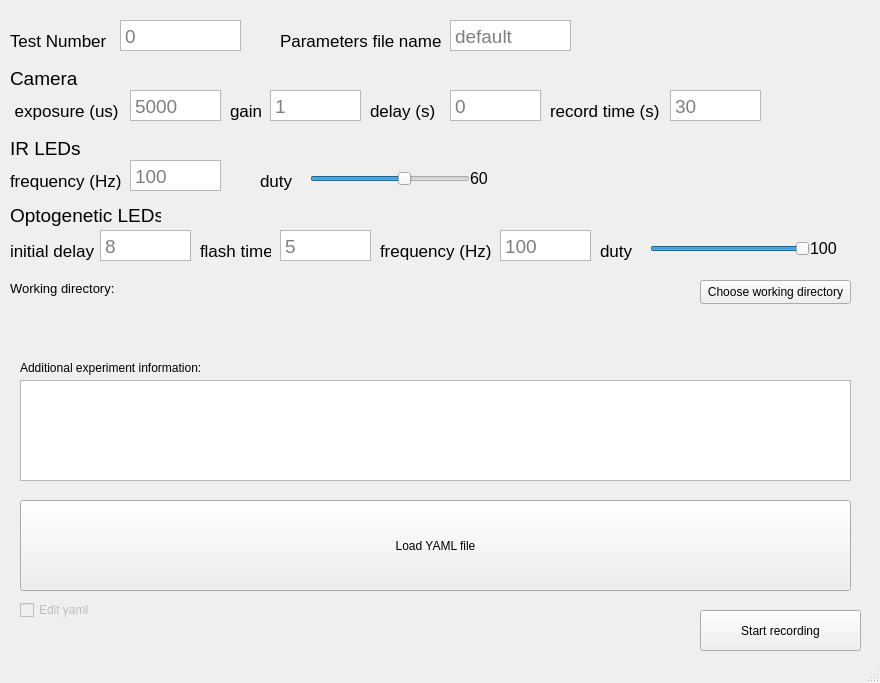
<?xml version="1.0" encoding="UTF-8"?>
<ui version="4.0">
 <class>MainWindow</class>
 <widget class="QMainWindow" name="MainWindow">
  <property name="geometry">
   <rect>
    <x>0</x>
    <y>0</y>
    <width>880</width>
    <height>683</height>
   </rect>
  </property>
  <property name="windowTitle">
   <string>MainWindow</string>
  </property>
  <widget class="QWidget" name="centralwidget">
   <widget class="QLabel" name="label">
    <property name="geometry">
     <rect>
      <x>10</x>
      <y>30</y>
      <width>111</width>
      <height>21</height>
     </rect>
    </property>
    <property name="font">
     <font>
      <pointsize>13</pointsize>
     </font>
    </property>
    <property name="text">
     <string>Test Number</string>
    </property>
   </widget>
   <widget class="QTextEdit" name="test_num">
    <property name="geometry">
     <rect>
      <x>120</x>
      <y>20</y>
      <width>121</width>
      <height>31</height>
     </rect>
    </property>
    <property name="font">
     <font>
      <pointsize>14</pointsize>
     </font>
    </property>
    <property name="mouseTracking">
     <bool>false</bool>
    </property>
    <property name="contextMenuPolicy">
     <enum>Qt::ContextMenuPolicy::NoContextMenu</enum>
    </property>
    <property name="acceptDrops">
     <bool>true</bool>
    </property>
    <property name="verticalScrollBarPolicy">
     <enum>Qt::ScrollBarPolicy::ScrollBarAlwaysOff</enum>
    </property>
    <property name="placeholderText">
     <string>0</string>
    </property>
   </widget>
   <widget class="QTextEdit" name="exposure">
    <property name="geometry">
     <rect>
      <x>130</x>
      <y>90</y>
      <width>91</width>
      <height>31</height>
     </rect>
    </property>
    <property name="font">
     <font>
      <pointsize>14</pointsize>
     </font>
    </property>
    <property name="mouseTracking">
     <bool>false</bool>
    </property>
    <property name="acceptDrops">
     <bool>true</bool>
    </property>
    <property name="verticalScrollBarPolicy">
     <enum>Qt::ScrollBarPolicy::ScrollBarAlwaysOff</enum>
    </property>
    <property name="placeholderText">
     <string>5000</string>
    </property>
   </widget>
   <widget class="QLabel" name="label_2">
    <property name="geometry">
     <rect>
      <x>10</x>
      <y>100</y>
      <width>111</width>
      <height>21</height>
     </rect>
    </property>
    <property name="font">
     <font>
      <pointsize>13</pointsize>
     </font>
    </property>
    <property name="text">
     <string> exposure (us)</string>
    </property>
   </widget>
   <widget class="QWidget" name="yaml_input" native="true">
    <property name="geometry">
     <rect>
      <x>20</x>
      <y>500</y>
      <width>831</width>
      <height>101</height>
     </rect>
    </property>
    <widget class="QPushButton" name="yaml_button">
     <property name="geometry">
      <rect>
       <x>0</x>
       <y>0</y>
       <width>831</width>
       <height>91</height>
      </rect>
     </property>
     <property name="text">
      <string>Load YAML file</string>
     </property>
    </widget>
   </widget>
   <widget class="QLabel" name="label_3">
    <property name="geometry">
     <rect>
      <x>10</x>
      <y>70</y>
      <width>81</width>
      <height>16</height>
     </rect>
    </property>
    <property name="font">
     <font>
      <pointsize>14</pointsize>
     </font>
    </property>
    <property name="text">
     <string>Camera</string>
    </property>
   </widget>
   <widget class="QLabel" name="label_4">
    <property name="geometry">
     <rect>
      <x>230</x>
      <y>100</y>
      <width>41</width>
      <height>21</height>
     </rect>
    </property>
    <property name="font">
     <font>
      <pointsize>13</pointsize>
     </font>
    </property>
    <property name="text">
     <string>gain</string>
    </property>
   </widget>
   <widget class="QLabel" name="label_5">
    <property name="geometry">
     <rect>
      <x>370</x>
      <y>100</y>
      <width>71</width>
      <height>21</height>
     </rect>
    </property>
    <property name="font">
     <font>
      <pointsize>13</pointsize>
     </font>
    </property>
    <property name="text">
     <string>delay (s)</string>
    </property>
   </widget>
   <widget class="QLabel" name="label_6">
    <property name="geometry">
     <rect>
      <x>550</x>
      <y>100</y>
      <width>111</width>
      <height>21</height>
     </rect>
    </property>
    <property name="font">
     <font>
      <pointsize>13</pointsize>
     </font>
    </property>
    <property name="text">
     <string>record time (s)</string>
    </property>
   </widget>
   <widget class="QTextEdit" name="gain">
    <property name="geometry">
     <rect>
      <x>270</x>
      <y>90</y>
      <width>91</width>
      <height>31</height>
     </rect>
    </property>
    <property name="font">
     <font>
      <pointsize>14</pointsize>
     </font>
    </property>
    <property name="mouseTracking">
     <bool>false</bool>
    </property>
    <property name="acceptDrops">
     <bool>true</bool>
    </property>
    <property name="verticalScrollBarPolicy">
     <enum>Qt::ScrollBarPolicy::ScrollBarAlwaysOff</enum>
    </property>
    <property name="placeholderText">
     <string>1</string>
    </property>
   </widget>
   <widget class="QTextEdit" name="camera_delay">
    <property name="geometry">
     <rect>
      <x>450</x>
      <y>90</y>
      <width>91</width>
      <height>31</height>
     </rect>
    </property>
    <property name="font">
     <font>
      <pointsize>14</pointsize>
     </font>
    </property>
    <property name="mouseTracking">
     <bool>false</bool>
    </property>
    <property name="acceptDrops">
     <bool>true</bool>
    </property>
    <property name="verticalScrollBarPolicy">
     <enum>Qt::ScrollBarPolicy::ScrollBarAlwaysOff</enum>
    </property>
    <property name="placeholderText">
     <string>0</string>
    </property>
   </widget>
   <widget class="QTextEdit" name="record_time">
    <property name="geometry">
     <rect>
      <x>670</x>
      <y>90</y>
      <width>91</width>
      <height>31</height>
     </rect>
    </property>
    <property name="font">
     <font>
      <pointsize>14</pointsize>
     </font>
    </property>
    <property name="mouseTracking">
     <bool>false</bool>
    </property>
    <property name="acceptDrops">
     <bool>true</bool>
    </property>
    <property name="verticalScrollBarPolicy">
     <enum>Qt::ScrollBarPolicy::ScrollBarAlwaysOff</enum>
    </property>
    <property name="placeholderText">
     <string>30</string>
    </property>
   </widget>
   <widget class="QLabel" name="label_7">
    <property name="geometry">
     <rect>
      <x>10</x>
      <y>140</y>
      <width>81</width>
      <height>16</height>
     </rect>
    </property>
    <property name="font">
     <font>
      <pointsize>14</pointsize>
     </font>
    </property>
    <property name="text">
     <string>IR LEDs </string>
    </property>
   </widget>
   <widget class="QLabel" name="label_8">
    <property name="geometry">
     <rect>
      <x>260</x>
      <y>170</y>
      <width>41</width>
      <height>21</height>
     </rect>
    </property>
    <property name="font">
     <font>
      <pointsize>13</pointsize>
     </font>
    </property>
    <property name="text">
     <string>duty</string>
    </property>
   </widget>
   <widget class="QTextEdit" name="IR_frequency">
    <property name="geometry">
     <rect>
      <x>130</x>
      <y>160</y>
      <width>91</width>
      <height>31</height>
     </rect>
    </property>
    <property name="font">
     <font>
      <pointsize>14</pointsize>
     </font>
    </property>
    <property name="mouseTracking">
     <bool>false</bool>
    </property>
    <property name="acceptDrops">
     <bool>true</bool>
    </property>
    <property name="verticalScrollBarPolicy">
     <enum>Qt::ScrollBarPolicy::ScrollBarAlwaysOff</enum>
    </property>
    <property name="placeholderText">
     <string>100</string>
    </property>
   </widget>
   <widget class="QLabel" name="label_9">
    <property name="geometry">
     <rect>
      <x>10</x>
      <y>170</y>
      <width>111</width>
      <height>21</height>
     </rect>
    </property>
    <property name="font">
     <font>
      <pointsize>13</pointsize>
     </font>
    </property>
    <property name="text">
     <string>frequency (Hz)</string>
    </property>
   </widget>
   <widget class="QLabel" name="label_10">
    <property name="geometry">
     <rect>
      <x>280</x>
      <y>30</y>
      <width>171</width>
      <height>21</height>
     </rect>
    </property>
    <property name="font">
     <font>
      <pointsize>13</pointsize>
     </font>
    </property>
    <property name="text">
     <string>Parameters file name</string>
    </property>
   </widget>
   <widget class="QTextEdit" name="yaml_name">
    <property name="geometry">
     <rect>
      <x>450</x>
      <y>20</y>
      <width>121</width>
      <height>31</height>
     </rect>
    </property>
    <property name="font">
     <font>
      <pointsize>14</pointsize>
     </font>
    </property>
    <property name="mouseTracking">
     <bool>false</bool>
    </property>
    <property name="acceptDrops">
     <bool>true</bool>
    </property>
    <property name="verticalScrollBarPolicy">
     <enum>Qt::ScrollBarPolicy::ScrollBarAlwaysOff</enum>
    </property>
    <property name="placeholderText">
     <string>default</string>
    </property>
   </widget>
   <widget class="QCheckBox" name="edit_yaml">
    <property name="enabled">
     <bool>false</bool>
    </property>
    <property name="geometry">
     <rect>
      <x>20</x>
      <y>600</y>
      <width>78</width>
      <height>20</height>
     </rect>
    </property>
    <property name="text">
     <string>Edit yaml</string>
    </property>
    <property name="checkable">
     <bool>true</bool>
    </property>
   </widget>
   <widget class="QLabel" name="label_11">
    <property name="geometry">
     <rect>
      <x>10</x>
      <y>200</y>
      <width>151</width>
      <height>31</height>
     </rect>
    </property>
    <property name="font">
     <font>
      <pointsize>14</pointsize>
     </font>
    </property>
    <property name="text">
     <string>Optogenetic LEDs </string>
    </property>
   </widget>
   <widget class="QLabel" name="label_12">
    <property name="geometry">
     <rect>
      <x>10</x>
      <y>240</y>
      <width>91</width>
      <height>21</height>
     </rect>
    </property>
    <property name="font">
     <font>
      <pointsize>13</pointsize>
     </font>
    </property>
    <property name="text">
     <string>initial delay</string>
    </property>
   </widget>
   <widget class="QTextEdit" name="opto_delay">
    <property name="geometry">
     <rect>
      <x>100</x>
      <y>230</y>
      <width>91</width>
      <height>31</height>
     </rect>
    </property>
    <property name="font">
     <font>
      <pointsize>14</pointsize>
     </font>
    </property>
    <property name="mouseTracking">
     <bool>false</bool>
    </property>
    <property name="acceptDrops">
     <bool>true</bool>
    </property>
    <property name="verticalScrollBarPolicy">
     <enum>Qt::ScrollBarPolicy::ScrollBarAlwaysOff</enum>
    </property>
    <property name="placeholderText">
     <string>8</string>
    </property>
   </widget>
   <widget class="QLabel" name="label_13">
    <property name="geometry">
     <rect>
      <x>200</x>
      <y>240</y>
      <width>71</width>
      <height>21</height>
     </rect>
    </property>
    <property name="font">
     <font>
      <pointsize>13</pointsize>
     </font>
    </property>
    <property name="text">
     <string>flash time</string>
    </property>
   </widget>
   <widget class="QTextEdit" name="opto_flash">
    <property name="geometry">
     <rect>
      <x>280</x>
      <y>230</y>
      <width>91</width>
      <height>31</height>
     </rect>
    </property>
    <property name="font">
     <font>
      <pointsize>14</pointsize>
     </font>
    </property>
    <property name="mouseTracking">
     <bool>false</bool>
    </property>
    <property name="acceptDrops">
     <bool>true</bool>
    </property>
    <property name="verticalScrollBarPolicy">
     <enum>Qt::ScrollBarPolicy::ScrollBarAlwaysOff</enum>
    </property>
    <property name="placeholderText">
     <string>5</string>
    </property>
   </widget>
   <widget class="QLabel" name="label_15">
    <property name="geometry">
     <rect>
      <x>380</x>
      <y>240</y>
      <width>111</width>
      <height>21</height>
     </rect>
    </property>
    <property name="font">
     <font>
      <pointsize>13</pointsize>
     </font>
    </property>
    <property name="text">
     <string>frequency (Hz)</string>
    </property>
   </widget>
   <widget class="QTextEdit" name="opto_frequency">
    <property name="geometry">
     <rect>
      <x>500</x>
      <y>230</y>
      <width>91</width>
      <height>31</height>
     </rect>
    </property>
    <property name="font">
     <font>
      <pointsize>14</pointsize>
     </font>
    </property>
    <property name="mouseTracking">
     <bool>false</bool>
    </property>
    <property name="acceptDrops">
     <bool>true</bool>
    </property>
    <property name="verticalScrollBarPolicy">
     <enum>Qt::ScrollBarPolicy::ScrollBarAlwaysOff</enum>
    </property>
    <property name="placeholderText">
     <string>100</string>
    </property>
   </widget>
   <widget class="QLabel" name="working_dir">
    <property name="geometry">
     <rect>
      <x>10</x>
      <y>280</y>
      <width>641</width>
      <height>16</height>
     </rect>
    </property>
    <property name="font">
     <font>
      <pointsize>10</pointsize>
     </font>
    </property>
    <property name="text">
     <string>Working directory: </string>
    </property>
   </widget>
   <widget class="QPushButton" name="pushButton">
    <property name="geometry">
     <rect>
      <x>700</x>
      <y>610</y>
      <width>161</width>
      <height>41</height>
     </rect>
    </property>
    <property name="text">
     <string>Start recording</string>
    </property>
   </widget>
   <widget class="QLabel" name="warning">
    <property name="geometry">
     <rect>
      <x>10</x>
      <y>320</y>
      <width>641</width>
      <height>16</height>
     </rect>
    </property>
    <property name="text">
     <string/>
    </property>
   </widget>
   <widget class="QSlider" name="IR_duty">
    <property name="geometry">
     <rect>
      <x>310</x>
      <y>170</y>
      <width>160</width>
      <height>18</height>
     </rect>
    </property>
    <property name="maximum">
     <number>100</number>
    </property>
    <property name="value">
     <number>60</number>
    </property>
    <property name="orientation">
     <enum>Qt::Orientation::Horizontal</enum>
    </property>
   </widget>
   <widget class="QLabel" name="IR_duty_value">
    <property name="geometry">
     <rect>
      <x>470</x>
      <y>170</y>
      <width>49</width>
      <height>16</height>
     </rect>
    </property>
    <property name="font">
     <font>
      <pointsize>12</pointsize>
     </font>
    </property>
    <property name="text">
     <string>60</string>
    </property>
   </widget>
   <widget class="QLabel" name="label_14">
    <property name="geometry">
     <rect>
      <x>600</x>
      <y>240</y>
      <width>41</width>
      <height>21</height>
     </rect>
    </property>
    <property name="font">
     <font>
      <pointsize>13</pointsize>
     </font>
    </property>
    <property name="text">
     <string>duty</string>
    </property>
   </widget>
   <widget class="QSlider" name="opto_duty">
    <property name="geometry">
     <rect>
      <x>650</x>
      <y>240</y>
      <width>160</width>
      <height>18</height>
     </rect>
    </property>
    <property name="font">
     <font>
      <pointsize>3</pointsize>
     </font>
    </property>
    <property name="maximum">
     <number>100</number>
    </property>
    <property name="value">
     <number>100</number>
    </property>
    <property name="orientation">
     <enum>Qt::Orientation::Horizontal</enum>
    </property>
   </widget>
   <widget class="QLabel" name="opto_duty_value">
    <property name="geometry">
     <rect>
      <x>810</x>
      <y>240</y>
      <width>49</width>
      <height>16</height>
     </rect>
    </property>
    <property name="font">
     <font>
      <pointsize>12</pointsize>
     </font>
    </property>
    <property name="text">
     <string>100</string>
    </property>
   </widget>
   <widget class="QPushButton" name="change_work_dir">
    <property name="geometry">
     <rect>
      <x>700</x>
      <y>280</y>
      <width>151</width>
      <height>24</height>
     </rect>
    </property>
    <property name="text">
     <string>Choose working directory</string>
    </property>
   </widget>
   <widget class="QTextEdit" name="textEdit">
    <property name="geometry">
     <rect>
      <x>20</x>
      <y>380</y>
      <width>831</width>
      <height>101</height>
     </rect>
    </property>
    <property name="autoFillBackground">
     <bool>true</bool>
    </property>
   </widget>
   <widget class="QLabel" name="label_16">
    <property name="geometry">
     <rect>
      <x>20</x>
      <y>360</y>
      <width>211</width>
      <height>16</height>
     </rect>
    </property>
    <property name="text">
     <string>Additional experiment information:</string>
    </property>
   </widget>
  </widget>
  <widget class="QStatusBar" name="statusbar"/>
 </widget>
 <resources/>
 <connections/>
</ui>
